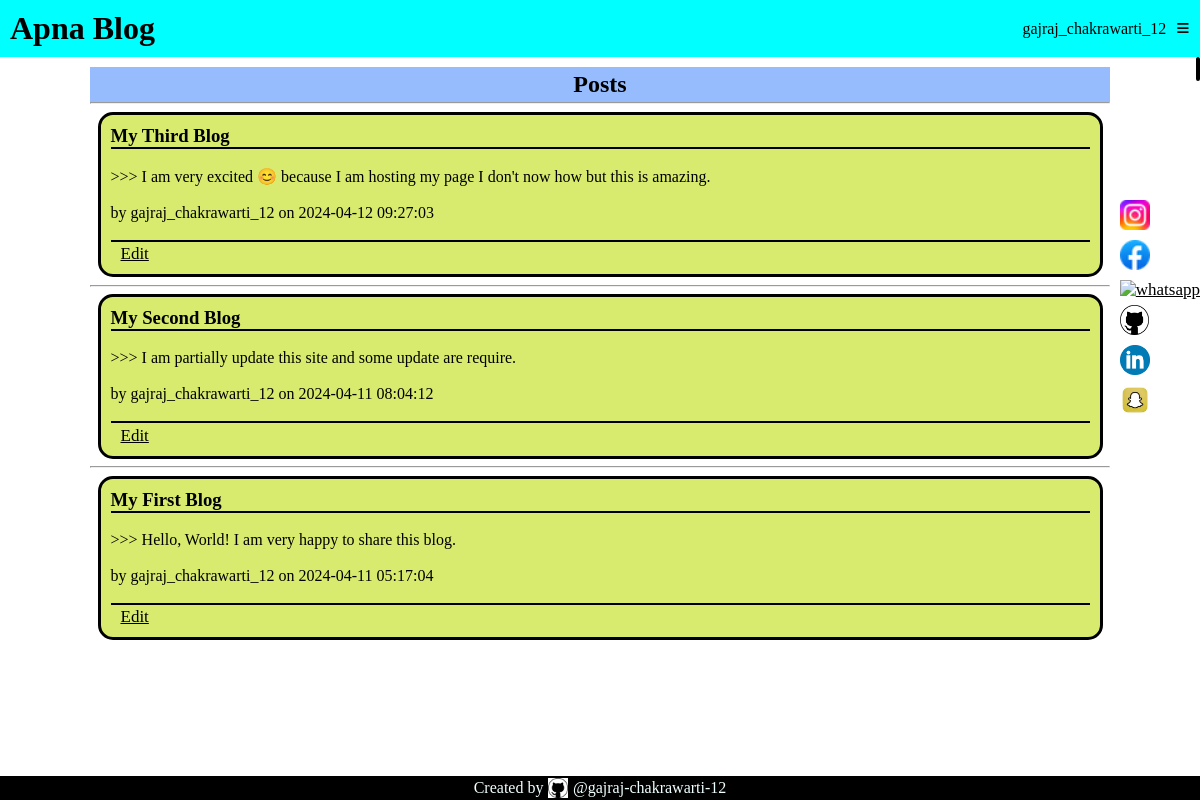
Screenshot of / (signed in) with the database file from the repository.
### tables this page shows
CREATE TABLE user (
  id INTEGER PRIMARY KEY AUTOINCREMENT,
  first_name VARCHAR(20) NOT NULL,
  last_name VARCHAR(20) NOT NULL,
  phone_number INTEGER(10) UNIQUE NOT NULL,
  email TEXT UNIQUE NOT NULl,
  username TEXT UNIQUE NOT NULL,
  password TEXT NOT NULL
);

CREATE TABLE post (
  id INTEGER PRIMARY KEY AUTOINCREMENT,
  author_id INTEGER NOT NULL,
  created TIMESTAMP NOT NULL DEFAULT CURRENT_TIMESTAMP,
  title TEXT NOT NULL,
  body TEXT NOT NULL,
  FOREIGN KEY (author_id) REFERENCES user (id)
);

### flaskr/blog.py (the view)
@bp.route('/')
def index():
    db = get_db()
    posts = db.execute(
        'SELECT p.id, title, body, created, author_id, username'
        ' FROM post p JOIN user u ON p.author_id = u.id'
        ' ORDER BY created DESC'
    ).fetchall()
    return render_template('blog/index.html', posts=posts)

### flaskr/auth.py (called while the page is built)
@bp.before_app_request
def load_logged_in_user():
    user_id = session.get('user_id')
    if user_id is None:
        g.user = None
    else:
        g.user = get_db().execute(
            'SELECT * FROM user WHERE id = ?', (user_id,)
        ).fetchone()

### flaskr/db.py (called while the page is built)
def get_db():
    if 'db' not in g:
        g.db = sqlite3.connect(
            current_app.config['DATABASE'],
            detect_types=sqlite3.PARSE_DECLTYPES
        )
        g.db.row_factory = sqlite3.Row
    return g.db

### flaskr/templates/blog/index.html (shortened to what this page needs)
{% extends 'base.html' %}
{% block header %}
<h1>{% block title %}Posts{% endblock %}</h1>
{% endblock %}
{% block content %}
{% if g.user %}
{% for post in posts %}
{% if g.user['id'] == post['author_id'] %}
<article class="post">
  <header>
    <div>
      <h1>{{ post['title'] }}</h1>
    </div>
    <br>
  </header>
  <p class="body">>>> {{ post['body'] }}</p>
  <br>
  <div class="about">by {{ post['username'] }} on {{ post['created'].strftime('%Y-%m-%d %H:%M:%S') }}</div>
  <br>
  <div id="someoperation">
    <a class="action" href="{{ url_for('blog.update', id=post['id']) }}">Edit</a>
  </div>
  {% endif %}
</article>
{% if not loop.last %}
<hr>
{% endif %}
{% endfor %}
{% endif %}
{% endblock %}

### flaskr/templates/base.html (shortened to what this page needs)
<!DOCTYPE html>
<html lang="en">
<head>
  <link rel="stylesheet" href="{{ url_for('static', filename='style.css')}}">
</head>
<body>
  <header id="header">
    <div class="headerdiv">
      {% if name %} <h1> {{ name }} </h1> {% else %} <h1>Apna Blog</h1> {% endif %}
    </div>
    <div class="headerdiv" id="headerdiv1">
      {% if g.user %}
      <p>{{ g.user['username'] }}</p>
      <h2 id="show_detail">&#8801;</h2>
      {% else %}
      <a href="/auth/register">Register</a>
      <a href="/auth/login">Log In</a>
      {% endif %}
    </div>
  </header>
  {% if g.user %}
  <div id="detail">
  </div>
  {% endif %}
  <div id="connectLink">
    <a href="https://www.instagram.com/gajraj_chakrawarti_12/"><img src="{{url_for('static',filename='instagram.png')}}"
        alt="instagram" id="instagram" class="img"></a>
    <a href="https://www.facebook.com/gajrajchakrawarti12"><img src="{{url_for('static',filename='facebook.png')}}"
        alt="facebook" id="facebook" class="img"></a>
    <a href="https://wa.me/qr/HBXBMXPYCLECN1"><img src="{{url_for('static',filename='whatsapp.png')}}" alt="whatsapp"
        id="whatsapp" class="img"></a>
    <a href="https://github.com/gajraj-chakrawarti-12"><img src="{{url_for('static',filename='github.png')}}"
        alt="github" class="img"></a>
    <a href="https://www.linkedin.com/in/gajraj-chakrawarti-356298297"><img
        src="{{url_for('static',filename='linkedin.png')}}" alt="linkedin" id="linkedin" class="img"></a>
    <a href="https://www.snapchat.com/add/chakravarti6687?share_id=ePaXTK3In34&locale=en-US"><img
        src="{{url_for('static',filename='snapchat.png')}}" alt="snapchat" id="snapchat" class="img"></a>
  </div>
  <div id="posts">
    <section class="content">
      <header>
        {% block header %}{% endblock %}
      </header>
      {% block content %}{% endblock %}
    </section>
  </div>
  <footer>
    <div id="footerdiv">
      <p>Created by </p><img src="{{url_for('static',filename='github.png')}}" alt="github" id="github">
      <p>@gajraj-chakrawarti-12</p>
    </div>
  </footer>
</body>
</html>

### flaskr/static/style.css (style rules this page uses)
* { margin: 0px; padding: 0px; }
#header { display: flex; background-color: cyan; }
.headerdiv { width: 50%; padding: 10px; display: flex; flex-wrap: wrap; align-items: center; gap: 10px; }
#headerdiv1 { justify-content: right; }
a { color: rgb(0, 0, 0); font-size: 17px; }
#connectLink { position: fixed; right: 0px; top: 25%; mix-blend-mode: multiply; display: flex; flex-direction: column; gap: 5px; transition: 3s; }
.img { transition: 2s; height: 30px; object-fit: contain; }
#posts { display: flex; flex-wrap: wrap; justify-content: center; }
.posts, .content { width: 85%; }
.content>header { background-color: rgb(150, 188, 253); color: rgb(0, 0, 0); height: 35px; display: flex; justify-content: center; align-items: center; margin-top: 10px; }
article { background-color: rgb(216, 235, 111); padding: 10px; margin: 7.5px; border: 3px solid black; border-radius: 15px; }
footer { position: fixed; bottom: 0px; width: 100%; background-color: black; height: 24px; }
#footerdiv { display: flex; justify-content: center; color: azure; align-items: center; }
#github { height: 20px; padding: 2px 5px; }
#someoperation { border-top: 2px solid black; padding: 2.5px 0px 0px 10px; }
#show_detail { cursor: pointer; }
#detail { position: absolute; right: 0px; background-color: rgb(255, 204, 172); border: 2px solid black; border-radius: 10px; }
#detail,#details { display: flex; flex-wrap: wrap; flex-direction: column; justify-content: center; align-items: center; transition: 3s; }
.post>header>div { border-bottom: 2px solid black; }

### rows the page displays
user: user.username "gajraj_chakrawarti_12"
post: title "My Third Blog", body "I am very excited 😊 because I am hosting my page I don't now how but this is amazing.", username "gajraj_chakrawarti_12", created "2024-04-12 09:27:03"
post: title "My Second Blog", body "I am partially update this site and some update are require.", username "gajraj_chakrawarti_12", created "2024-04-11 08:04:12"
post: title "My First Blog", body "Hello, World! I am very happy to share this blog.", username "gajraj_chakrawarti_12", created "2024-04-11 05:17:04"
